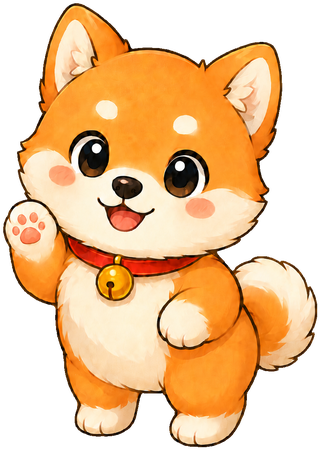
#> input picture shiba.png, 320 x 450 px
$ python make_poses.py
#> lines starting #> are read from the running program, lines starting #| are printed output that depends on the picture
# -*- coding: utf-8 -*-
"""shiba.png에서 표정 변형 스프라이트들을 생성.

원본의 눈/입 부위를 주변 털 색으로 메우고 새 표정을 그려넣는다.
결과: shiba_pose_blink/sleep/happy/shock/worried.png + 미리보기 poses_preview.png
"""
import numpy as np
from PIL import Image, ImageDraw
from pathlib import Path

BASE = Path(__file__).resolve().parent
SRC = BASE / "shiba.png"

L_EYE = (66, 127, 111, 179)
R_EYE = (161, 145, 211, 200)
MOUTH = (99, 196, 159, 239)
DARK = (62, 42, 26, 255)

im0 = Image.open(SRC).convert("RGBA")
#> im0 is the input picture: PIL image 320x450 RGBA; mean R, G, B, A 148.4, 107.9, 64.9, 163.4
arr = np.array(im0)


def sample_ring(box, pad=12):
    """box 둘레의 털 색(중간값)을 샘플링 — 어두운 외곽선/흰 하이라이트 제외."""
#> called with box = (66, 127, 111, 179), pad = 12
    x0, y0, x1, y1 = box
    X0, Y0 = max(x0 - pad, 0), max(y0 - pad, 0)
    X1, Y1 = min(x1 + pad, arr.shape[1]), min(y1 + pad, arr.shape[0])
#> X1 = 123; Y1 = 191
    reg = arr[Y0:Y1, X0:X1].reshape(-1, 4).astype(int)
    inner = arr[y0:y1, x0:x1].reshape(-1, 4).astype(int)
#> inner = 2340 rows, first 6: [254, 165, 53, 255], [254, 164, 52, 255], [254, 163, 49, 255], [254, 164, 50, 255], [254, 164, 49, 255], [254, 165, 51, 255]
    # 링 = 바깥 박스 - 안쪽 박스 픽셀 (대충: 안쪽 픽셀 수만큼 제외하지 않고 조건으로 거름)
    ok = (reg[:, 3] > 200) & (reg[:, :3].max(axis=1) > 120) & (reg[:, :3].min(axis=1) < 245)
    px = reg[ok][:, :3]
    return tuple(int(v) for v in np.median(px, axis=0)) + (255,)


FUR_L = sample_ring(L_EYE)
#> FUR_L = (254, 167, 58, 255)
FUR_R = sample_ring(R_EYE)
#> in sample_ring (call 2), `inner = arr[y0:y1, x0:x1].reshape(-1, 4).astype(int)`: inner = 2750 rows, first 6: [254, 158, 45, 255], [253, 158, 45, 255], [253, 159, 46, 255], [254, 162, 50, 255], [254, 163, 50, 255], [254, 164, 51, 255]
#> FUR_R = (254, 164, 56, 255)
MUZ = sample_ring(MOUTH, pad=10)
#> in sample_ring (call 3), `inner = arr[y0:y1, x0:x1].reshape(-1, 4).astype(int)`: inner = 2580 rows, first 6: [252, 245, 228, 255], [254, 246, 228, 255], [254, 249, 233, 255], [254, 249, 234, 255], [254, 248, 234, 255], [254, 247, 232, 255]
#> MUZ = (253, 243, 217, 255)
print("sampled colors:", FUR_L, FUR_R, MUZ)
#| sampled colors: (254, 167, 58, 255) (254, 164, 56, 255) (253, 243, 217, 255)


def close_eyes(img, style):
#> called with style = 'sleep'
    d = ImageDraw.Draw(img)
    for box, fur in ((L_EYE, FUR_L), (R_EYE, FUR_R)):
        x0, y0, x1, y1 = box
        d.ellipse((x0 - 5, y0 - 5, x1 + 5, y1 + 5), fill=fur)
        cy = (y0 + y1) // 2
        if style == "sleep":   # ︶ 평온하게 감은 눈
            d.arc((x0, cy - 16, x1, cy + 12), 15, 165, fill=DARK, width=7)
        else:                  # ∩ 신나서 휘어진 눈
            d.arc((x0, cy - 12, x1, cy + 18), 195, 345, fill=DARK, width=8)
#> this loop made 2 passes
#> (fur, x0, y0, x1, y1, cy) on passes 1 to 2: ((254, 167, 58, 255), 66, 127, 111, 179, 153), ((254, 164, 56, 255), 161, 145, 211, 200, 172)


def shock_eyes(img):
    d = ImageDraw.Draw(img)
    for box in (L_EYE, R_EYE):
        x0, y0, x1, y1 = box
        d.ellipse((x0 - 2, y0 - 2, x1 + 2, y1 + 2), fill=(253, 252, 248, 255),
                  outline=DARK, width=5)
        cx, cy = (x0 + x1) // 2, (y0 + y1) // 2
        d.ellipse((cx - 6, cy - 6, cx + 6, cy + 6), fill=(25, 18, 12, 255))


def replace_mouth(img, kind):
    d = ImageDraw.Draw(img)
    d.ellipse(MOUTH, fill=MUZ)
    cx = (MOUTH[0] + MOUTH[2]) // 2
    if kind == "smile":        # 다문 채 살짝 미소
        d.arc((cx - 15, 203, cx + 15, 227), 15, 165, fill=DARK, width=6)
    else:                      # 걱정스러운 물결 입
        pts = [(cx - 22, 221), (cx - 12, 214), (cx - 2, 222),
               (cx + 8, 214), (cx + 18, 221)]
        d.line(pts, fill=DARK, width=6, joint="curve")


def worried_brows(img):
    d = ImageDraw.Draw(img)
    d.line((68, 118, 104, 107), fill=DARK, width=6)    # 왼눈썹: 안쪽이 올라감
    d.line((162, 125, 206, 137), fill=DARK, width=6)   # 오른눈썹
    for x0, y0, x1, y1 in (
        (66, 116, 72, 122), (100, 105, 106, 111),
        (160, 123, 166, 129), (202, 135, 208, 141),
    ):
        d.ellipse((x0, y0, x1, y1), fill=DARK)         # 선 끝 둥글게


poses = {}
p = im0.copy(); close_eyes(p, "sleep"); poses["blink"] = p
#> after `close_eyes(p, 'sleep')`:
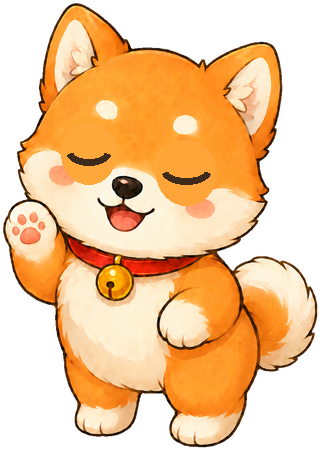
#> p: PIL image 320x450 RGBA; mean R, G, B, A 151.4, 109.2, 64.1, 163.4; transparent parts drawn white
p = im0.copy(); close_eyes(p, "sleep"); replace_mouth(p, "smile"); poses["sleep"] = p
#> the loop in close_eyes (call 2), `for box, fur in ((L_EYE, FUR_L), (R_EYE, FUR_R)):` made 2 passes
p = im0.copy(); close_eyes(p, "happy"); poses["happy"] = p
p = im0.copy(); shock_eyes(p); poses["shock"] = p
#> after `shock_eyes(p)`:
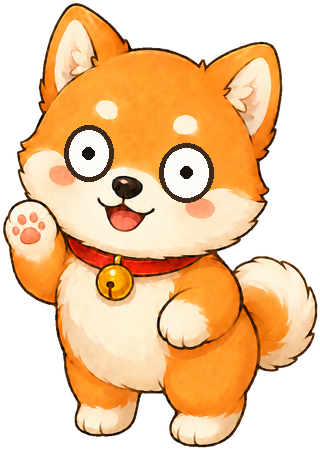
#> p: PIL image 320x450 RGBA; mean R, G, B, A 149.8, 110.1, 68.1, 163.4; transparent parts drawn white
p = im0.copy(); worried_brows(p); replace_mouth(p, "wavy"); poses["worried"] = p

for name, img in poses.items():
    img.save(BASE / f"shiba_pose_{name}.png")
#> this loop made 5 passes
#> name on passes 1 to 5: 'blink', 'sleep', 'happy', 'shock', 'worried'

# 미리보기 그리드
all_ = [("normal", im0)] + list(poses.items())
#> all_ = 6 items
ph = 240
pw = int(im0.width * ph / im0.height)
#> pw = 170
grid = Image.new("RGB", (pw * 3 + 40, ph * 2 + 60), (235, 235, 240))
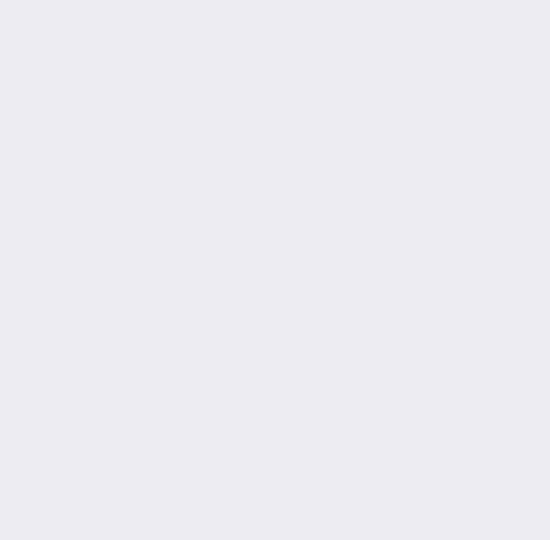
#> grid: PIL image 550x540 RGB; mean R, G, B 235, 235, 240
d = ImageDraw.Draw(grid)
for i, (name, img) in enumerate(all_):
    x, y = (i % 3) * pw + 20, (i // 3) * (ph + 24) + 6
    small = img.resize((pw, ph), Image.LANCZOS)
    grid.paste(small, (x, y), small)
    d.text((x + pw // 2 - 18, y + ph + 4), name, fill=(40, 40, 40))
#> this loop made 6 passes
#> (name, x, y) on passes 1 to 6: ('normal', 20, 6), ('blink', 190, 6), ('sleep', 360, 6), ('happy', 20, 270), ('shock', 190, 270), ('worried', 360, 270)
#> pass 1, `small = img.resize((pw, ph), Image.LANCZOS)`:
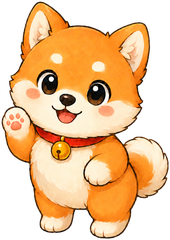
#> small: PIL image 170x240 RGBA; mean R, G, B, A 149.4, 108.4, 65.3, 163.4; transparent parts drawn white
#> pass 2, `small = img.resize((pw, ph), Image.LANCZOS)`:
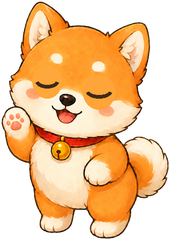
#> small: PIL image 170x240 RGBA; mean R, G, B, A 152.5, 109.7, 64.4, 163.4; transparent parts drawn white
#> after the loop:
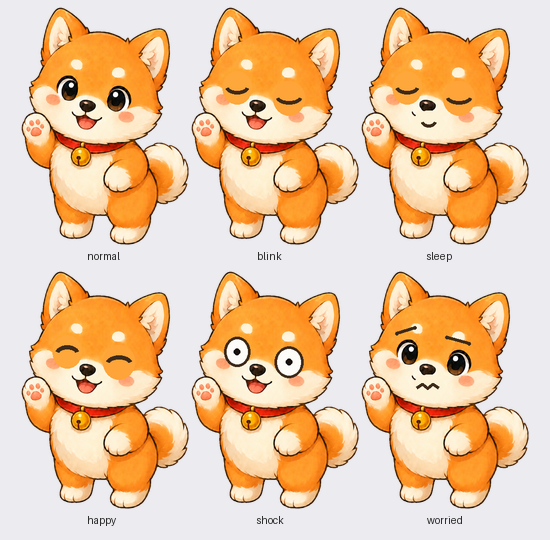
#> grid: PIL image 550x540 RGB; mean R, G, B 233.4, 200.1, 166.7
grid.save(BASE / "poses_preview.png")
print("saved", list(poses))
#| saved ['blink', 'sleep', 'happy', 'shock', 'worried']
